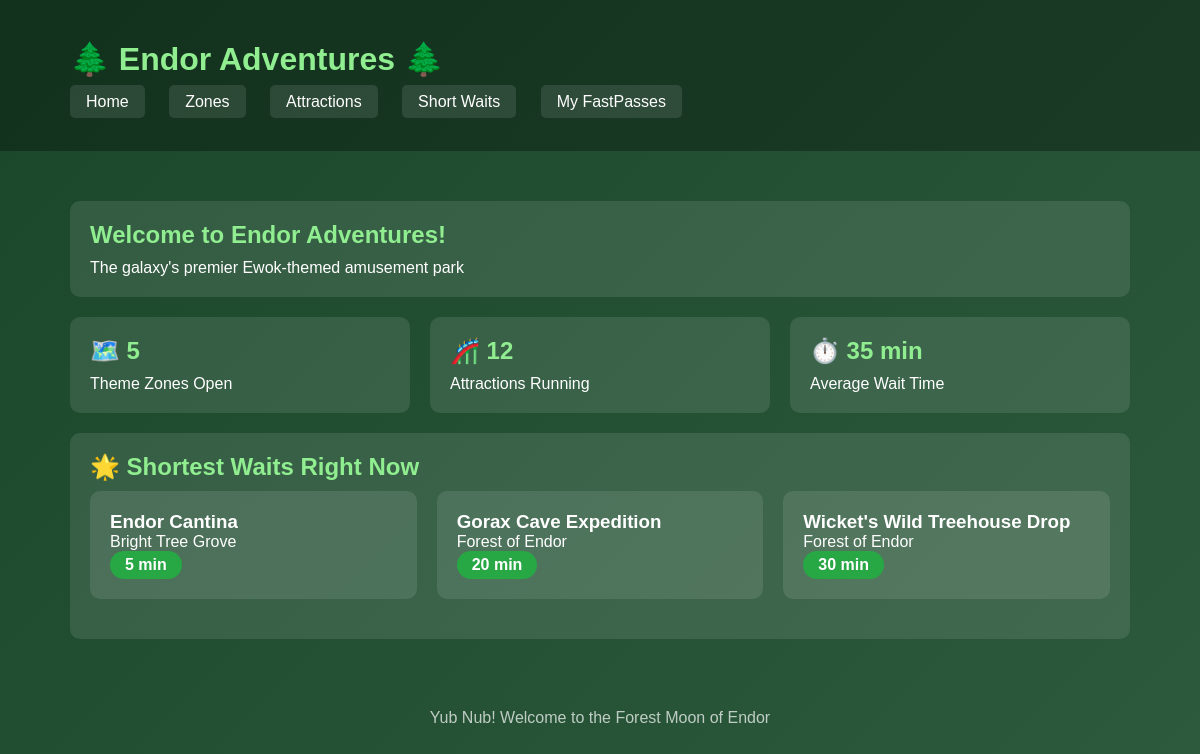
The page / on the database its author committed.
### fastpass/models.py (models this page shows, shortened)
class Attraction(models.Model):
    RIDE = 'ride'
    SHOW = 'show'
    EXPERIENCE = 'experience'
    DINING = 'dining'
    TYPE_CHOICES = [
        (RIDE, 'Ride'),
        (SHOW, 'Show'),
        (EXPERIENCE, 'Experience'),
        (DINING, 'Dining'),
    ]
    THRILL_CHOICES = [
        (1, 'Mild - All Ages'),
        (2, 'Moderate - Some Thrills'),
        (3, 'Thrilling - Not for the Faint of Heart'),
        (4, 'Extreme - Hold onto Your Ewok!'),
    ]
    name = models.CharField(max_length=200)
    description = models.TextField()
    attraction_type = models.CharField(
        max_length=20,
        choices=TYPE_CHOICES,
        default=RIDE
    )
    zone = models.ForeignKey(
        ThemeZone,
        on_delete=models.CASCADE,
        related_name='attractions'
    )
    thrill_level = models.IntegerField(choices=THRILL_CHOICES, default=1)
    min_height_cm = models.IntegerField(default=0)
    duration_minutes = models.IntegerField(default=5)
    current_wait_minutes = models.IntegerField(default=0)
    is_operational = models.BooleanField(default=True)
    fastpass_enabled = models.BooleanField(default=True)
    created_at = models.DateTimeField(auto_now_add=True)
    class Meta:
        ordering = ['zone', 'name']

class ThemeZone(models.Model):
    name = models.CharField(max_length=100)
    description = models.TextField()
    is_open = models.BooleanField(default=True)
    created_at = models.DateTimeField(auto_now_add=True)
    class Meta:
        ordering = ['name']  # Sort zones alphabetically

### fastpass/views.py (the view)
# urls.py: 2. Add a URL to urlpatterns:  path('', views.home, name='home')
def home(request):
    context = {
        'zone_count': ThemeZone.objects.filter(is_open=True).count(),
        'attraction_count': Attraction.objects.filter(is_operational=True).count(),
        'avg_wait': Attraction.objects.filter(
            attraction_type='ride',
            is_operational=True
        ).aggregate(Avg('current_wait_minutes'))['current_wait_minutes__avg'],
        'featured': Attraction.objects.filter(
            is_operational=True
        ).order_by('current_wait_minutes')[:3],
    }
    return render(request, 'fastpass/home.html', context)

### fastpass/templates/fastpass/home.html (shortened to what this page needs)
{% extends 'fastpass/base.html' %}
{% block content %}
<div class="card">
    <h2>Welcome to Endor Adventures!</h2>
    <p>The galaxy's premier Ewok-themed amusement park</p>
</div>
<div class="grid">
    <div class="card">
        <h2>🗺️ {{ zone_count }}</h2>
        <p>Theme Zones Open</p>
    </div>
    <div class="card">
        <h2>🎢 {{ attraction_count }}</h2>
        <p>Attractions Running</p>
    </div>
    <div class="card">
        <h2>⏱️ {{ avg_wait|floatformat:0 }} min</h2>
        <p>Average Wait Time</p>
    </div>
</div>
<div class="card">
    <h2>🌟 Shortest Waits Right Now</h2>
    <div class="grid">
        {% for attraction in featured %}
        <div class="card">
            <h3>{{ attraction.name }}</h3>
            <p>{{ attraction.zone.name }}</p>
            <span class="wait-badge wait-short">
                {{ attraction.current_wait_minutes }} min
            </span>
        </div>
        {% empty %}
        <p>No attractions available.</p>
        {% endfor %}
    </div>
</div>
{% endblock %}

### fastpass/templates/fastpass/base.html (style rules this page uses)
* { margin: 0; padding: 0; box-sizing: border-box; }
body { font-family: Arial, sans-serif; background: linear-gradient(135deg, #1a472a 0%, #2d5a3d 100%); min-height: 100vh; color: white; }
.card { background: rgba(255,255,255,0.1); border-radius: 10px; padding: 20px; margin-bottom: 20px; }
.card h2 { color: #90EE90; margin-bottom: 10px; }
.grid { display: grid; grid-template-columns: repeat(auto-fill, minmax(280px, 1fr)); gap: 20px; }
.wait-badge { display: inline-block; padding: 5px 15px; border-radius: 20px; font-weight: bold; }
.wait-short { background: #28a745; }

### rows shown on the page
Attraction: name "Endor Cantina", zone.name "Bright Tree Grove", current_wait_minutes "5"
Attraction: name "Gorax Cave Expedition", zone.name "Forest of Endor", current_wait_minutes "20"
Attraction: name "Wicket's Wild Treehouse Drop", zone.name "Forest of Endor", current_wait_minutes "30"

### other values the page prints
{{ zone_count }} "5"
{{ attraction_count }} "12"
{{ avg_wait|floatformat:0 }} "35"
